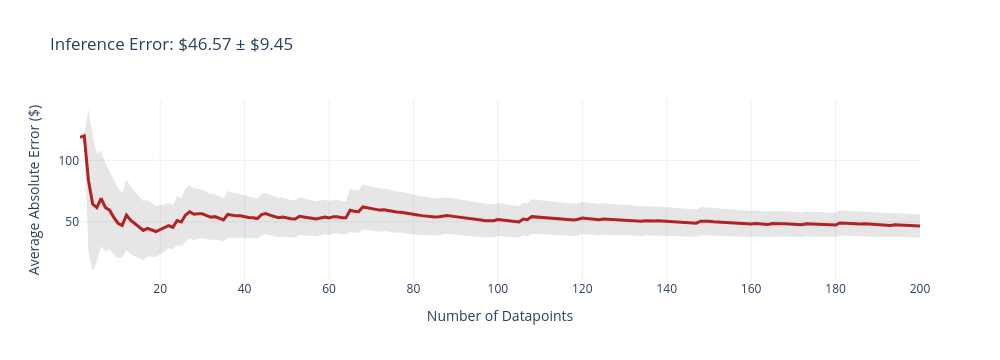
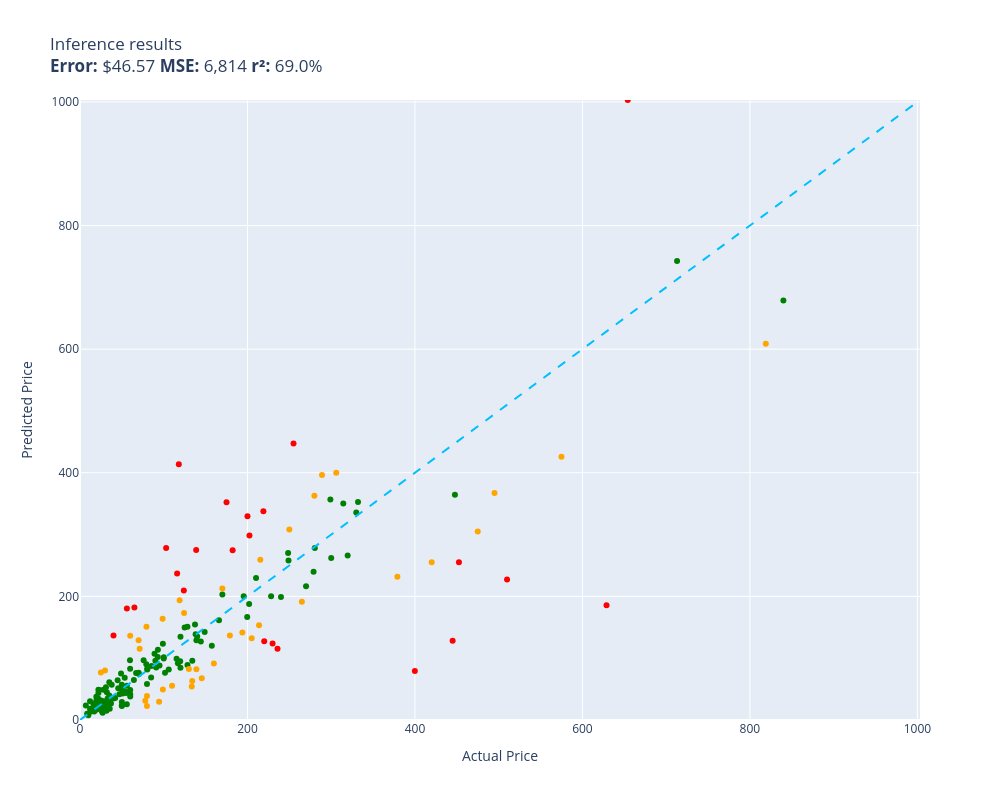

These figures' notebook cell, in order:
### Markdown cell above
## 5. Evaluate on 200 Test Samples

### Code cell
evaluate(runner.inference, test)

### Figure 1 — Plotly figure (JSON) as saved in the notebook; plotly's stock layout.template omitted (floating-point values rounded to 4 significant figures; data arrays with more than 128 entries replaced by an {"elided": "..."} marker saying what was removed)
{"data": [{"fill": "toself", "fillcolor": "rgba(128,128,128,0.2)", "hoverinfo": "skip", "line": {"color": "rgba(255,255,255,0)"}, "name": "95% CI", "showlegend": false, "type": "scatter", "x": {"elided": "400 int values"}, "y": {"elided": "400 float values"}}, {"customdata": {"elided": "200x1 float values"}, "hovertemplate": "n=%{x}<br>Avg Error=$%{y:,.2f}<br>±95% CI=$%{customdata[0]:,.2f}<extra></extra>", "line": {"color": "firebrick", "width": 3}, "mode": "lines", "name": "Cumulative Avg Error", "type": "scatter", "x": {"elided": "200 int values"}, "y": {"elided": "200 float values"}}], "layout": {"height": 360, "showlegend": false, "title": {"text": "Inference Error: $46.57 ± $9.45"}, "width": 1000, "xaxis": {"title": {"text": "Number of Datapoints"}}, "yaxis": {"title": {"text": "Average Absolute Error ($)"}}}}

### Figure 2 — Plotly figure (JSON) as saved in the notebook; plotly's stock layout.template omitted (floating-point values rounded to 4 significant figures; data arrays with more than 128 entries replaced by an {"elided": "..."} marker saying what was removed)
{"data": [{"customdata": [["Old Blood Noise Excess V2 Distortion Cho...\nGuess=$337.76 Actual=$219.00"], ["telpo Headlight Assembly Fit For 15 Camr...\nGuess=$237.19 Actual=$115.99"], ["RBC12-UPC Replacement Battery Cartridge ...\nGuess=$123.74 Actual=$229.99"], ["CORSAIR Dominator Platinum RGB 32GB (2x1...\nGuess=$209.48 Actual=$124.00"], ["SKB iSeries 3i-13096-6KP Case for BlackM...\nGuess=$352.18 Actual=$174.99"], ["DEWALT 20V MAX* XR Impact Driver with Bl...\nGuess=$255.31 Actual=$452.53"], ["Tidal Front + Rear Fender Flares 4PC Poc...\nGuess=$447.50 Actual=$254.99"], ["Dakota Alert MURS Alert Probe Sensor - M...\nGuess=$127.37 Actual=$219.99"], ["MC: Pindicator (Dual Intensity Amber)\nGuess=$136.86 Actual=$40.00"], ["Evan-Fischer Front Bumper Cover Compatib...\nGuess=$298.58 Actual=$202.38"], ["Sumerain S1339CM Double Handle Widesprea...\nGuess=$115.35 Actual=$235.86"], ["Poison Spyder 10-08-020 Rocker Knocker\nGuess=$185.49 Actual=$628.76"], ["Lighted Triangle Mirror Cabinet Bathroom...\nGuess=$128.30 Actual=$445.00"], ["ANZO USA 111207 GMC SIERRA 99-06 / YUKON...\nGuess=$274.67 Actual=$182.28"], ["LSI Broadcom SAS 9300-8i 8-port 12Gb/s S...\nGuess=$413.74 Actual=$118.00"], ["Canon Sure Shot 90u 35mm Date Camera\nGuess=$79.31 Actual=$399.89"], ["Linkloos Solar Street Lights Outdoor Wat...\nGuess=$180.59 Actual=$55.99"], ["GENUINE VOLVO THERMOSTAT (3.0, 3.2) S60 ...\nGuess=$278.48 Actual=$102.85"], ["Universal Power Group 12V 100Ah Sealed L...\nGuess=$329.74 Actual=$199.99"], ["UPR Mach 1 Chin Spoiler Fits 94-98 Musta...\nGuess=$182.19 Actual=$64.99"], ["Competition Clutch Disc and Pressure Pla...\nGuess=$227.28 Actual=$510.00"], ["Empava 24\" Single Wall Ovens 10 Cooking ...\nGuess=$1,003.12 Actual=$654.14"], ["Garmin 010-12402-10 GT15M-TM Transom-Mou...\nGuess=$275.07 Actual=$138.74"]], "hovertemplate": "%{customdata[0]}<extra></extra>", "legendgroup": "red", "marker": {"color": "red", "size": 6, "symbol": "circle"}, "mode": "markers", "name": "red", "orientation": "v", "showlegend": true, "type": "scatter", "x": [219.0, 116.0, 230.0, 124.0, 175.0, 452.5, 255.0, 220.0, 40.0, 202.4, 235.9, 628.8, 445.0, 182.3, 118.0, 399.9, 55.99, 102.8, 200.0, 64.99, 510.0, 654.1, 138.7], "xaxis": "x", "y": [337.8, 237.2, 123.7, 209.5, 352.2, 255.3, 447.5, 127.4, 136.9, 298.6, 115.3, 185.5, 128.3, 274.7, 413.7, 79.31, 180.6, 278.5, 329.7, 182.2, 227.3, 1003.0, 275.1], "yaxis": "y"}, {"customdata": {"elided": "139x1 str values"}, "hovertemplate": "%{customdata[0]}<extra></extra>", "legendgroup": "green", "marker": {"color": "green", "size": 6, "symbol": "circle"}, "mode": "markers", "name": "green", "orientation": "v", "showlegend": true, "type": "scatter", "x": {"elided": "139 float values"}, "xaxis": "x", "y": {"elided": "139 float values"}, "yaxis": "y"}, {"customdata": [["Stand for Raven Pro Document Scanner - P...\nGuess=$79.94 Actual=$29.85"], ["ACDelco GM Original Equipment FW339 Fron...\nGuess=$259.42 Actual=$215.33"], ["Metabo HPT 36V MultiVolt™ Cordless Rotar...\nGuess=$231.67 Actual=$379.00"], ["GJY Portable TV,10.6 inch Mini TV for AT...\nGuess=$150.72 Actual=$79.36"], ["PEMP E65 E66 CDC Simulate Optical Fiber ...\nGuess=$193.81 Actual=$119.00"], ["Intermatic PX300 12V 300W Transformer wi...\nGuess=$63.05 Actual=$134.00"], ["Mini PC, Kinupute Desktop Computer E3-12...\nGuess=$367.20 Actual=$495.00"], ["Aolemi Oil Rubbed Bronze Single Function...\nGuess=$163.83 Actual=$98.65"], ["Clementoni 39132.5 Jigsaw Puzzle 1,000 P...\nGuess=$22.47 Actual=$79.95"], ["GanFindX Portable Car Hand Controls for ...\nGuess=$91.25 Actual=$159.90"], ["Canon EOS Rebel T7 Digital SLR Camera wi...\nGuess=$608.68 Actual=$819.00"], ["Travelpro Platinum Elite Slim Business L...\nGuess=$153.24 Actual=$213.83"], ["15\" Locking Shower Head Extension Arm in...\nGuess=$38.84 Actual=$79.95"], ["Wenger City Upgrade Laptop Backpack with...\nGuess=$67.49 Actual=$145.42"], ["3D Tree Hole Branches 075 Stair Risers D...\nGuess=$82.58 Actual=$129.99"], ["KOHLER 18865-CP Filtered Water Faucet, P...\nGuess=$304.94 Actual=$475.00"], ["Webcem Solar Shed Light Outdoor Indoor, ...\nGuess=$31.22 Actual=$77.96"], ["Western Digital Enterprise RE4-GP 2TB SA...\nGuess=$55.22 Actual=$109.95"], ["Trail Gear Twin Stick Kit for Top Shift ...\nGuess=$362.87 Actual=$279.92"], ["Dell Optiplex 390 Desktop Computer i3 3....\nGuess=$172.95 Actual=$124.27"], ["Marvel Legends Series X-Men 6-Inch Archa...\nGuess=$49.29 Actual=$98.95"], ["LEGO Marvel Avengers War Machine Buster ...\nGuess=$136.11 Actual=$59.95"], ["Kingston Brass KS269SN Kingston Clawfoot...\nGuess=$399.84 Actual=$305.99"], ["Walker Exhaust Ultra EPA 16478 Direct Fi...\nGuess=$425.80 Actual=$574.99"], ["18 Inch White Undermount Kitchen Sink - ...\nGuess=$136.52 Actual=$179.00"], ["New Replacement seat cover fits Yamaha M...\nGuess=$82.24 Actual=$138.95"], ["Amana Tool - SC587 Carbide Tipped 3-Wing...\nGuess=$115.46 Actual=$71.23"], ["SP Air Corporation SP-8102BU 1/4-Inch He...\nGuess=$132.44 Actual=$204.99"], ["Skullcandy Hesh Evo Bluetooth Headphones...\nGuess=$129.12 Actual=$69.99"], ["Music Hall pa15.3 MM/MC Phono Preamplifi...\nGuess=$308.38 Actual=$250.00"], ["4 Inches Rolled Muffler Tip Catback Exha...\nGuess=$141.52 Actual=$193.88"], ["APS iBoard (304 Stainless Steel Polished...\nGuess=$191.39 Actual=$264.95"], ["Audio Techinca ATW-T1002 System 10 Handh...\nGuess=$396.21 Actual=$289.00"], ["Disney Princess Sparkling Princess Sleep...\nGuess=$76.70 Actual=$24.95"], ["Pacific Drums PDCM1618TTRB 16 x 18 Inche...\nGuess=$255.04 Actual=$419.99"], ["Intex River Run Connect Lounge (Four)\nGuess=$29.57 Actual=$94.49"], ["Targus CityGear Durable Backpack, Black,...\nGuess=$54.08 Actual=$133.43"], ["Xiaomi Redmi 10 2022 NFC 4G LTE (128GB +...\nGuess=$212.85 Actual=$169.99"]], "hovertemplate": "%{customdata[0]}<extra></extra>", "legendgroup": "orange", "marker": {"color": "orange", "size": 6, "symbol": "circle"}, "mode": "markers", "name": "orange", "orientation": "v", "showlegend": true, "type": "scatter", "x": [29.85, 215.3, 379.0, 79.36, 119.0, 134.0, 495.0, 98.65, 79.95, 159.9, 819.0, 213.8, 79.95, 145.4, 130.0, 475.0, 77.96, 110.0, 279.9, 124.3, 98.95, 59.95, 306.0, 575.0, 179.0, 138.9, 71.23, 205.0, 69.99, 250.0, 193.9, 264.9, 289.0, 24.95, 420.0, 94.49, 133.4, 170.0], "xaxis": "x", "y": [79.94, 259.4, 231.7, 150.7, 193.8, 63.05, 367.2, 163.8, 22.47, 91.25, 608.7, 153.2, 38.84, 67.49, 82.58, 304.9, 31.22, 55.22, 362.9, 172.9, 49.29, 136.1, 399.8, 425.8, 136.5, 82.24, 115.5, 132.4, 129.1, 308.4, 141.5, 191.4, 396.2, 76.7, 255.0, 29.57, 54.08, 212.8], "yaxis": "y"}, {"hoverinfo": "skip", "line": {"color": "deepskyblue", "dash": "dash", "width": 2}, "mode": "lines", "name": "y = x", "showlegend": false, "type": "scatter", "x": [0, 1003.0], "y": [0, 1003.0]}], "layout": {"height": 800, "legend": {"title": {"text": "color"}, "tracegroupgap": 0}, "showlegend": false, "title": {"text": "Inference results<br><b>Error:</b> $46.57 <b>MSE:</b> 6,814 <b>r²:</b> 69.0%"}, "width": 1000, "xaxis": {"anchor": "y", "domain": [0, 1], "range": [0, 1003.0], "title": {"text": "Actual Price"}}, "yaxis": {"anchor": "x", "domain": [0, 1], "range": [0, 1003.0], "title": {"text": "Predicted Price"}}}}
